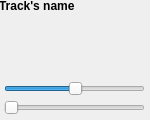
<?xml version="1.0" encoding="UTF-8"?>
<ui version="4.0">
 <class>Graphics::Track</class>
 <widget class="QWidget" name="Graphics::Track">
  <property name="geometry">
   <rect>
    <x>0</x>
    <y>0</y>
    <width>150</width>
    <height>120</height>
   </rect>
  </property>
  <property name="sizePolicy">
   <sizepolicy hsizetype="Fixed" vsizetype="Fixed">
    <horstretch>0</horstretch>
    <verstretch>0</verstretch>
   </sizepolicy>
  </property>
  <property name="minimumSize">
   <size>
    <width>150</width>
    <height>120</height>
   </size>
  </property>
  <property name="windowTitle">
   <string>Form</string>
  </property>
  <property name="styleSheet">
   <string notr="true"/>
  </property>
  <widget class="QWidget" name="verticalLayoutWidget">
   <property name="geometry">
    <rect>
     <x>-1</x>
     <y>-1</y>
     <width>151</width>
     <height>121</height>
    </rect>
   </property>
   <layout class="QVBoxLayout" name="verticalLayout">
    <property name="spacing">
     <number>4</number>
    </property>
    <property name="leftMargin">
     <number>0</number>
    </property>
    <property name="topMargin">
     <number>0</number>
    </property>
    <property name="rightMargin">
     <number>0</number>
    </property>
    <property name="bottomMargin">
     <number>0</number>
    </property>
    <item>
     <widget class="QLabel" name="trackName">
      <property name="sizePolicy">
       <sizepolicy hsizetype="Preferred" vsizetype="Fixed">
        <horstretch>0</horstretch>
        <verstretch>0</verstretch>
       </sizepolicy>
      </property>
      <property name="font">
       <font>
        <weight>75</weight>
        <bold>true</bold>
       </font>
      </property>
      <property name="text">
       <string>Track's name</string>
      </property>
     </widget>
    </item>
    <item>
     <spacer name="verticalSpacer">
      <property name="orientation">
       <enum>Qt::Vertical</enum>
      </property>
      <property name="sizeHint" stdset="0">
       <size>
        <width>20</width>
        <height>40</height>
       </size>
      </property>
     </spacer>
    </item>
    <item>
     <layout class="QVBoxLayout" name="verticalLayout_2">
      <property name="spacing">
       <number>4</number>
      </property>
      <property name="leftMargin">
       <number>5</number>
      </property>
      <property name="topMargin">
       <number>5</number>
      </property>
      <property name="rightMargin">
       <number>5</number>
      </property>
      <property name="bottomMargin">
       <number>5</number>
      </property>
      <item>
       <widget class="Graphics::Slider" name="volumeSlider">
        <property name="sizePolicy">
         <sizepolicy hsizetype="Preferred" vsizetype="Preferred">
          <horstretch>0</horstretch>
          <verstretch>0</verstretch>
         </sizepolicy>
        </property>
        <property name="value">
         <number>50</number>
        </property>
        <property name="orientation">
         <enum>Qt::Horizontal</enum>
        </property>
       </widget>
      </item>
      <item>
       <widget class="Graphics::Slider" name="panSlider">
        <property name="sizePolicy">
         <sizepolicy hsizetype="Preferred" vsizetype="Preferred">
          <horstretch>0</horstretch>
          <verstretch>0</verstretch>
         </sizepolicy>
        </property>
        <property name="orientation">
         <enum>Qt::Horizontal</enum>
        </property>
       </widget>
      </item>
     </layout>
    </item>
   </layout>
  </widget>
 </widget>
 <customwidgets>
  <customwidget>
   <class>Graphics::Slider</class>
   <extends>QSlider</extends>
   <header>Graphics/slider.h</header>
  </customwidget>
 </customwidgets>
 <resources/>
 <connections/>
</ui>
